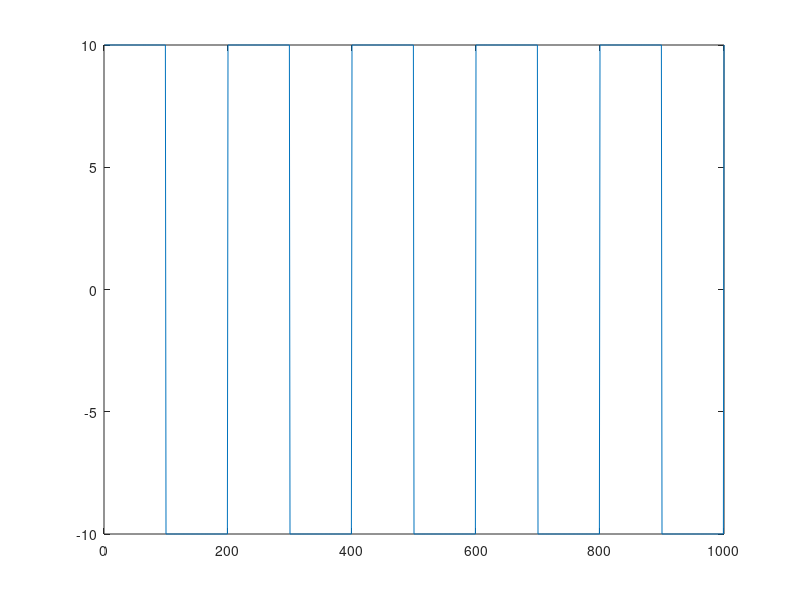

Here is the MATLAB script that generated this plot:
%% Badanie dynamiki układu sterowania

T=1e3;  
n = 2;  
m = 1;
nw = 2;

A = rand(n,n);
B = rand(n,m);
C = rand(1,n);

Aw = eye(nw,nw);
Axw = rand(n, nw);
Bw = ones(nw,1);


Phi = [A, Axw; zeros(nw,n), Aw];
Gamma = [B; zeros(nw,m)];
Gammav = [zeros(n,1); Bw];

uc = zeros(m,T);
Ac = 1e1;
omega = 2*pi*5/T;

% generowanie sygnału prostokątnego
for t=1:T
    uc(t) = Ac*square(omega*t);
end
plot(uc)

% macierz sterowalności 
Wc = ctrb(Phi, Gamma)
rank(Wc) % 2 ponieważ u ma wpływ tylko na x, nie na w

% macierz obserwowalności
Wo = obsv(A,C)
rank(Wo)

% bieguny kompensatora
Pc = randn(1,n);

% bieguny obserwatora
Po = randn(n+nw,1);

Kx = -place(A,B,Pc)

% zaproponować takie Kw, który spróbuje kompensować wpływ w na x
Kw = rand(1,nw)

Kc = 1;

L = acker(Phi',[C, zeros(1, nw)]', Po)' 

Rv = 1e-3;
Re = 1e-2;
v = sqrt(Rv)*randn(T,1);
e = sqrt(Re)*randn(T,1);
z = zeros(n+nw,T);
ze = z;
u = zeros(m,T);
y = zeros(1,T);

for t=1:T-1
    z(:, t+1) = Phi*z(:,t)+Gamma*u(:,t)+Gammav*v(t);
    y(:,t) = [C, zeros(1, nw)]*z(:,t)+e(t);
    ze(:, t+1) = Phi*ze(:,t)+Gamma*u(t)+L*(y(:,t)-[C,zeros(1,nw)]*ze(:,t)); %y-ye
    ye(:,t) = [C,zeros(1, nw)]*ze(:,t);
    u(:,t+1) = -[Kx, Kw]*ze(:,t) + Kc*uc(:,t);
end
